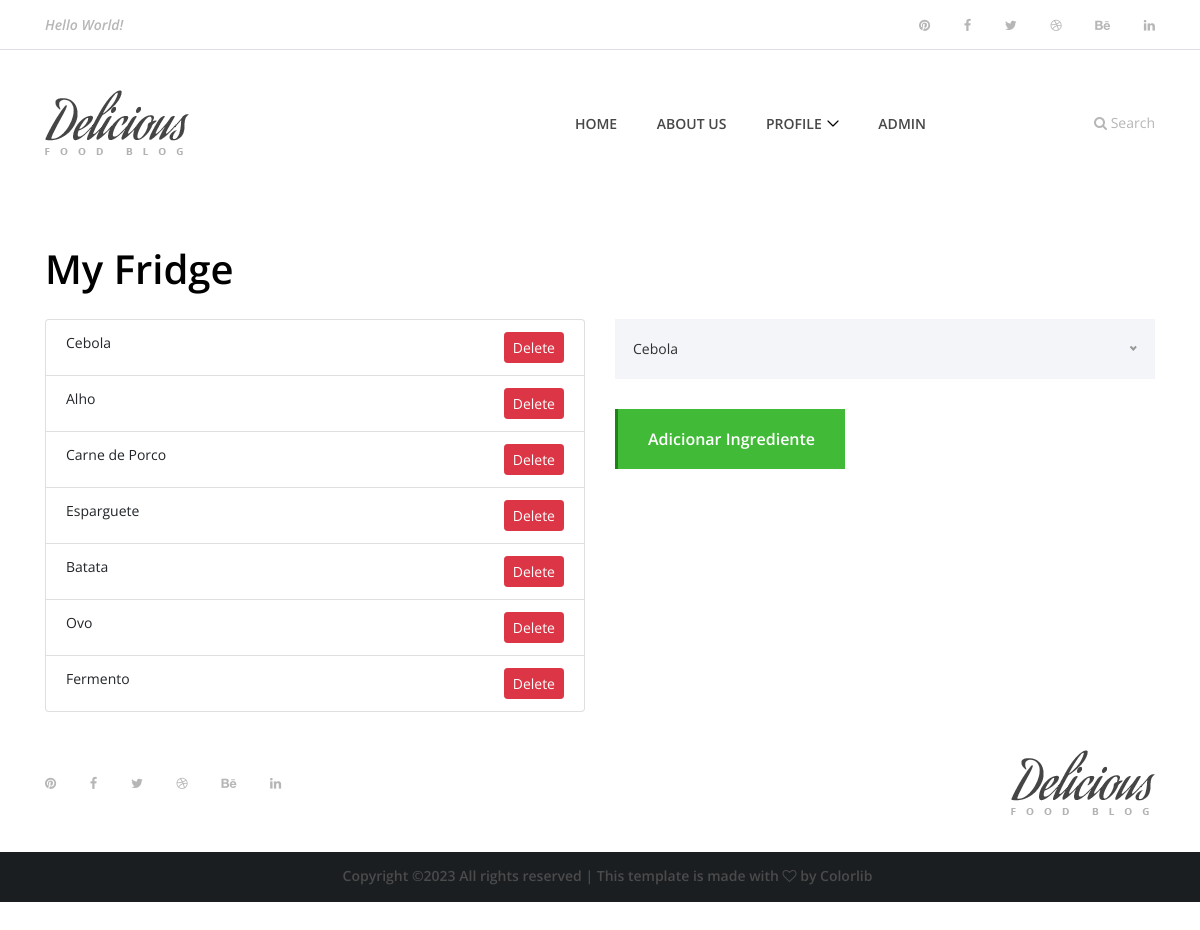
/fridge/ (signed in), run on an earlier commit of the app's database.
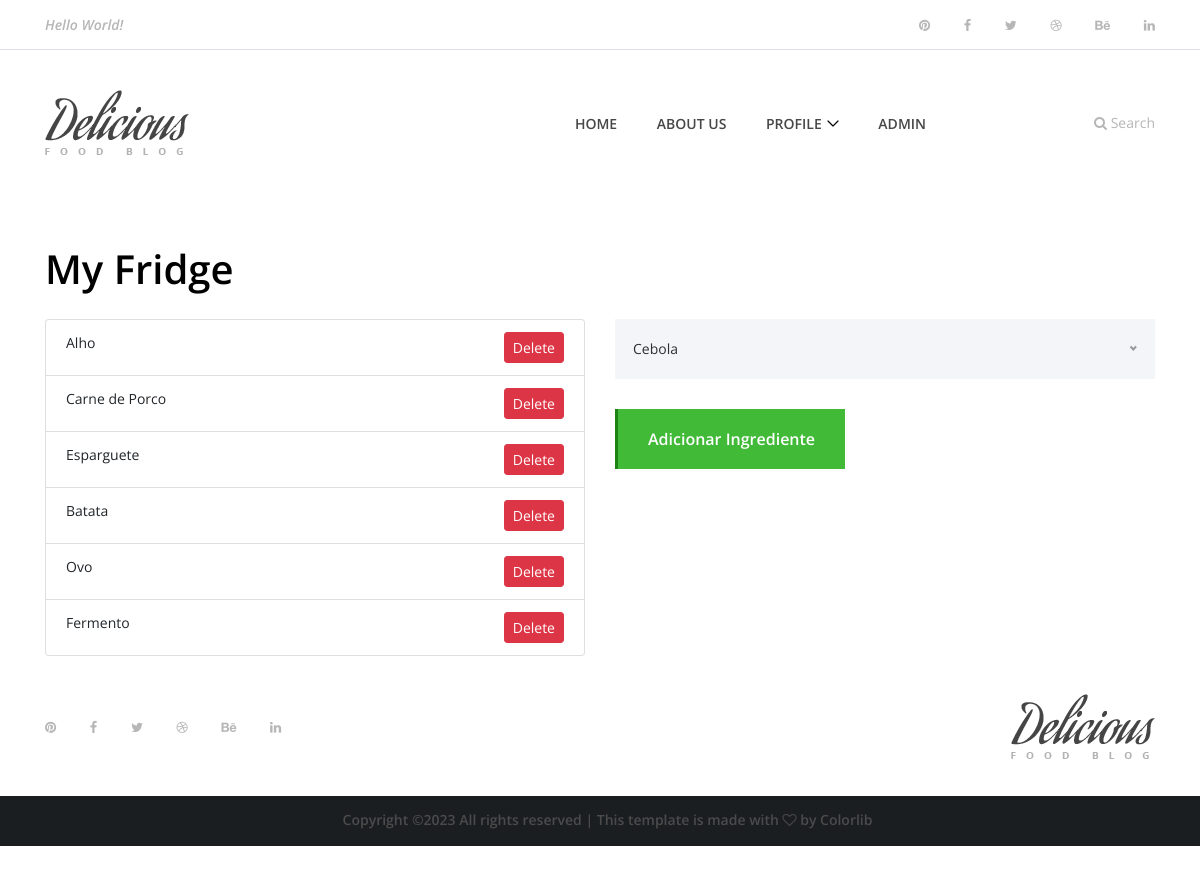
And on a later commit of the database.
### app/models.py (models this page shows, shortened)
class Frigorifico(models.Model):
    user = models.ForeignKey(User, on_delete=models.CASCADE)
    ingredient = models.ForeignKey(Ingrediente, on_delete=models.CASCADE)
    data = models.DateField()
    checklist = models.BooleanField()
    updated = models.DateTimeField(auto_now=True)
    created = models.DateTimeField(auto_now_add=True)

class Ingrediente(models.Model):
    nome = models.CharField(max_length=255)
    categoria = models.ForeignKey(CategoriaIngrediente, on_delete=models.SET_NULL, null=True)
    icon = models.CharField(max_length=255,null=True, blank=True)
    calorias = models.IntegerField(null=True, blank=True)

### app/views.py (the view)
# urls.py: path('fridge/', views.fridge, name ="fridge"),
def fridge(request):
    user = request.user  # Obtém o usuário logado
    frigorifico_itens = Frigorifico.objects.filter(user=user)
    ingredients = Ingrediente.objects.all()
    form = FridgeForm()  # Crie uma instância do formulário FridgeForm
    context = {'frigorifico_itens': frigorifico_itens, 'ingredients': ingredients, 'form': form}
    return render(request, 'fridge.html', context)

### app/templates/fridge.html (shortened to what this page needs)
{% extends 'main.html' %}
{% block content %}
<div class="container">
    <h1 class="mt-5">My Fridge</h1>
    <div class="row mt-4">
        <div class="col-lg-6">
            <ul class="list-group">
                {% for item in frigorifico_itens %}
                <li class="list-group-item">
                    {{ item.ingredient.nome }}
                    <a href="{% url 'delete_item' item.id %}" class="btn btn-danger btn-sm float-right">Delete</a>
                </li>
                {% empty %}
                <li class="list-group-item">Your fridge is empty.</li>
                {% endfor %}
            </ul>
        </div>
        <div class="col-lg-6">
            <form method="post" action="{% url 'add_ingredient_to_fridge' %}">
                <button type="submit" class="btn delicious-btn mt-30">Adicionar Ingrediente</button>
            </form>
        </div>
    </div>
</div>
{% endblock content %}

What changed in the data, as far as the page shows it:
removed Frigorifico: ingredient.nome "Cebola"
